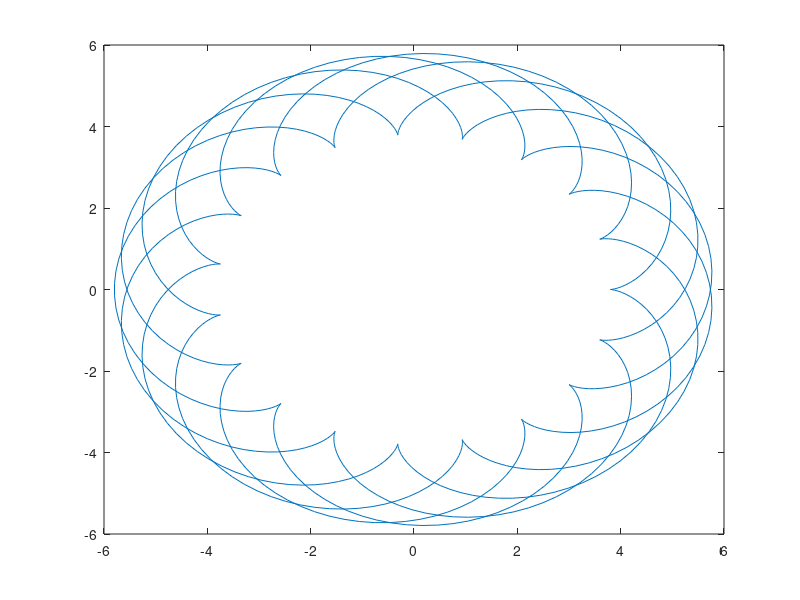

The MATLAB script that drew this image:
t = linspace(0, 10*pi, 1000);
R = 3.8;
r = 1;

x = (R + r)*cos(t) - r*cos((R/r + 1)*t);
y = (R + r)*sin(t) - r*sin((R/r + 1)*t);

plot(x, y)